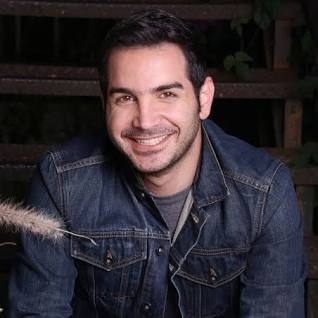
#> input picture resources/mohsen.jpg, 318 x 318 px
$ python rgb2gray.py
#> lines starting #> are read from the running program, lines starting #| are printed output that depends on the picture
import cv2
import numpy
image = cv2.imread("resources/mohsen.jpg")
#> image is the input picture: shape (318, 318, 3); mean B, G, R 50.2, 44.5, 51

R, C , Z = image.shape
#> R = 318; C = 318; Z = 3

gray_image = numpy.zeros((R,C))
for r in range(R):
    for c in range(C):
        gray_image[r,c] = (gray_image[r,c] + image[r,c,0] + image[r,c,1] + image[r,c,2])/3
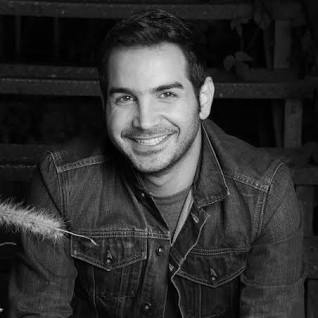
#> gray_image: shape (318, 318) float64; min 0, max 237.7, mean 48.5

gray_image = gray_image.astype(numpy.uint8)

cv2.imwrite("outputs/mohsen_gray.jpg", gray_image)
